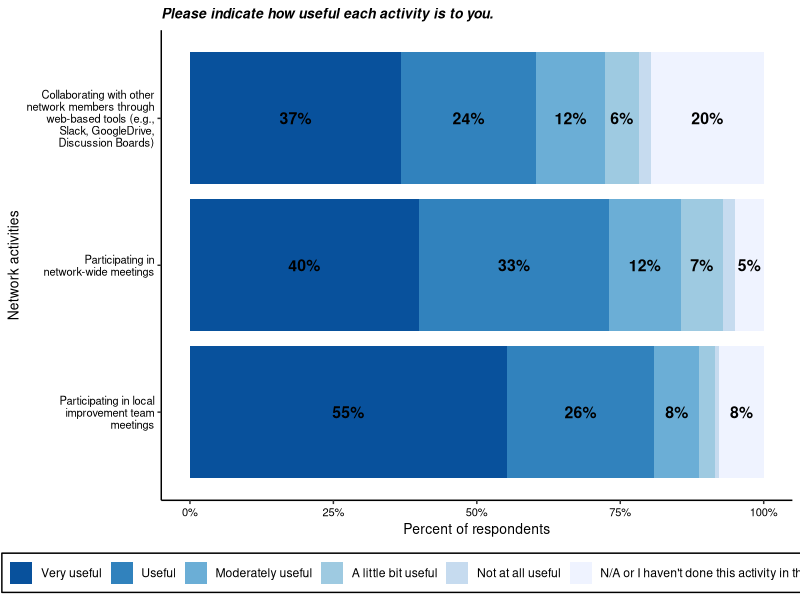

Write the R code that produced this figure.
library(readr)
library(dplyr)
library(tidyverse)
library(ggplot2)
library(forcats)
library(scales)

network_data_2021<- read.csv("aux_playset.csv")
useful_data<-network_data_2021%>%
  pivot_longer(so_part_util_012021:so_part_util_152021, names_to="names_util", values_to="values_util")
useful_data

useful_data$names_util<-as.factor(useful_data$names_util)
useful_data$names_util<-
  fct_recode(useful_data$names_util, 
         "Participating in network-wide meetings" = "so_part_util_012021", 
         "Participating in local improvement team meetings" = "so_part_util_022021",
         "Collaborating with other network members through web-based tools (e.g., Slack, GoogleDrive, Discussion Boards)" = "so_part_util_152021"
  )
useful_data$names_util

useful_data$values_util<-factor(useful_data$values_util, 
          levels=c(1,2,3,4,5,9),
          labels=c("Not at all useful", "A little bit useful", "Moderately useful", 
                   "Useful", "Very useful", 
                   "N/A or I haven't done this activity in the network this school year"))
useful_data$values_util<-relevel(useful_data$values_util, "N/A or I haven't done this activity in the network this school year")


useful_data_nona<-useful_data%>%
  drop_na(values_util)

useful_data_nona$values_util

tab_useful<-useful_data_nona%>%
  group_by(names_util, values_util)%>%
  summarize(Freq=n())%>%
  mutate(Prop=Freq/sum(Freq))%>%
  mutate(Pct=(percent(Prop, accuracy=1)))%>%
  arrange(desc(Pct))%>%
  ungroup()
tab_useful
useful_plot<-ggplot(tab_useful, aes(x=fct_reorder(names_util, Prop), y=Prop, fill=values_util, position="stacked"))+
  geom_col()+
  coord_flip()+
  geom_text(aes(label=ifelse(Prop > 0.05, Pct, "")), size=4, color="black", fontface="bold", 
            position = position_stack(vjust=.5))+
  scale_x_discrete(labels = scales::wrap_format(25))+
  scale_y_continuous(labels= scales::percent)+
  labs (
    title="Please indicate how useful each activity is to you.",
    y="Percent of respondents",
    x="Network activities")+
  scale_fill_brewer(breaks=c("Very useful", "Useful", "Moderately useful", "A little bit useful",
                             "Not at all useful", "N/A or I haven't done this activity in the network this school year"))+
  theme_classic()+
  theme(legend.position="bottom",
        legend.background=element_rect(fill="gray100", color="black"),
        legend.title=element_blank())

useful_plot+guides(fill=guide_legend(nrow=1))+
  theme(
    plot.title = element_text(family="sans", size=10, face="bold.italic"),
    axis.title.y = element_text(family="sans", size=10, color="black"),
    axis.title.x = element_text(family="sans", size=10, color="black"),
    axis.text.y=element_text(family="sans", size=8, color="black"),
    axis.text.x=element_text(family="sans", size=8, color="black")
  )
  